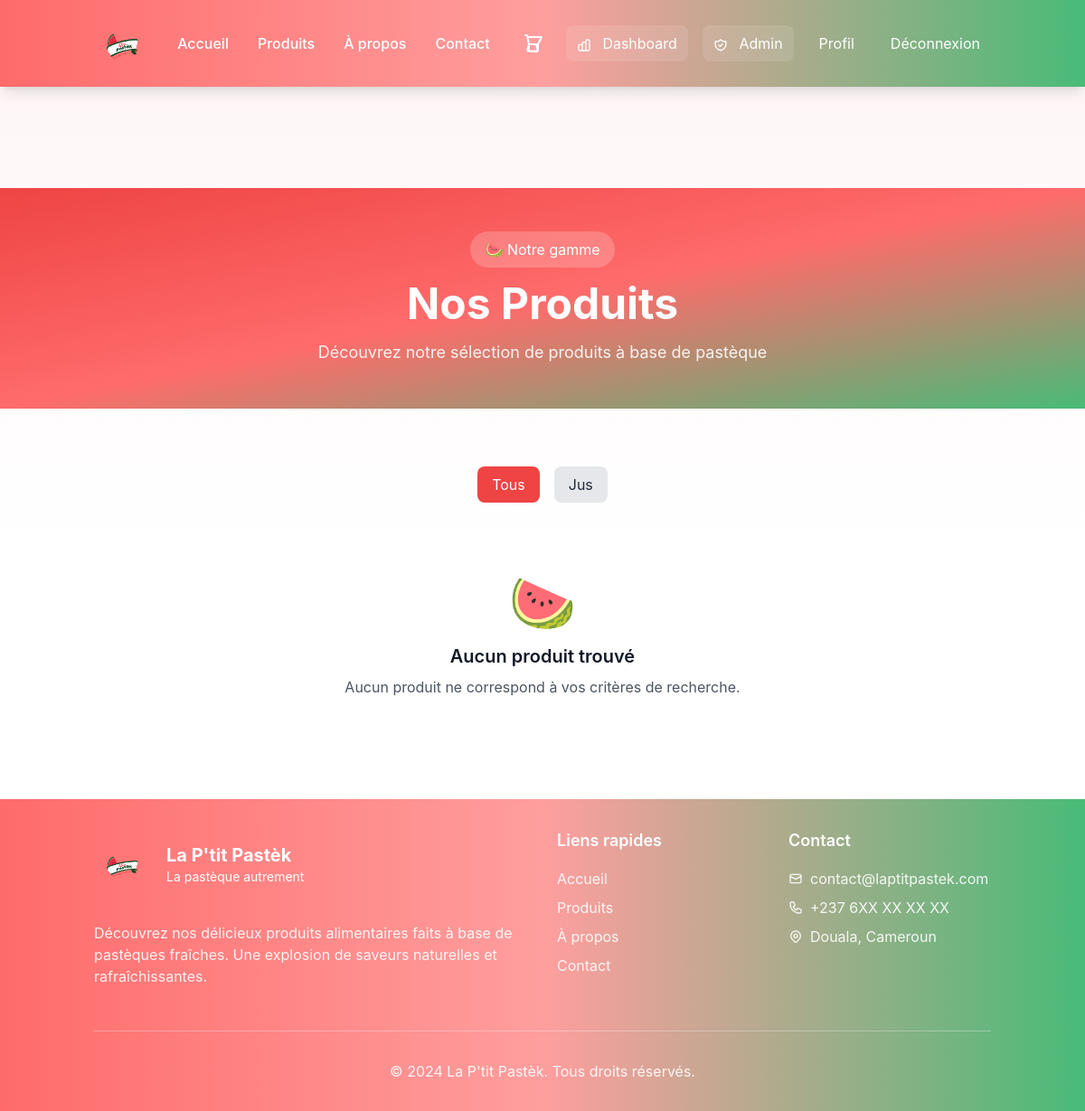
Before: /products/?category=cocktail (signed in) with the older database file.
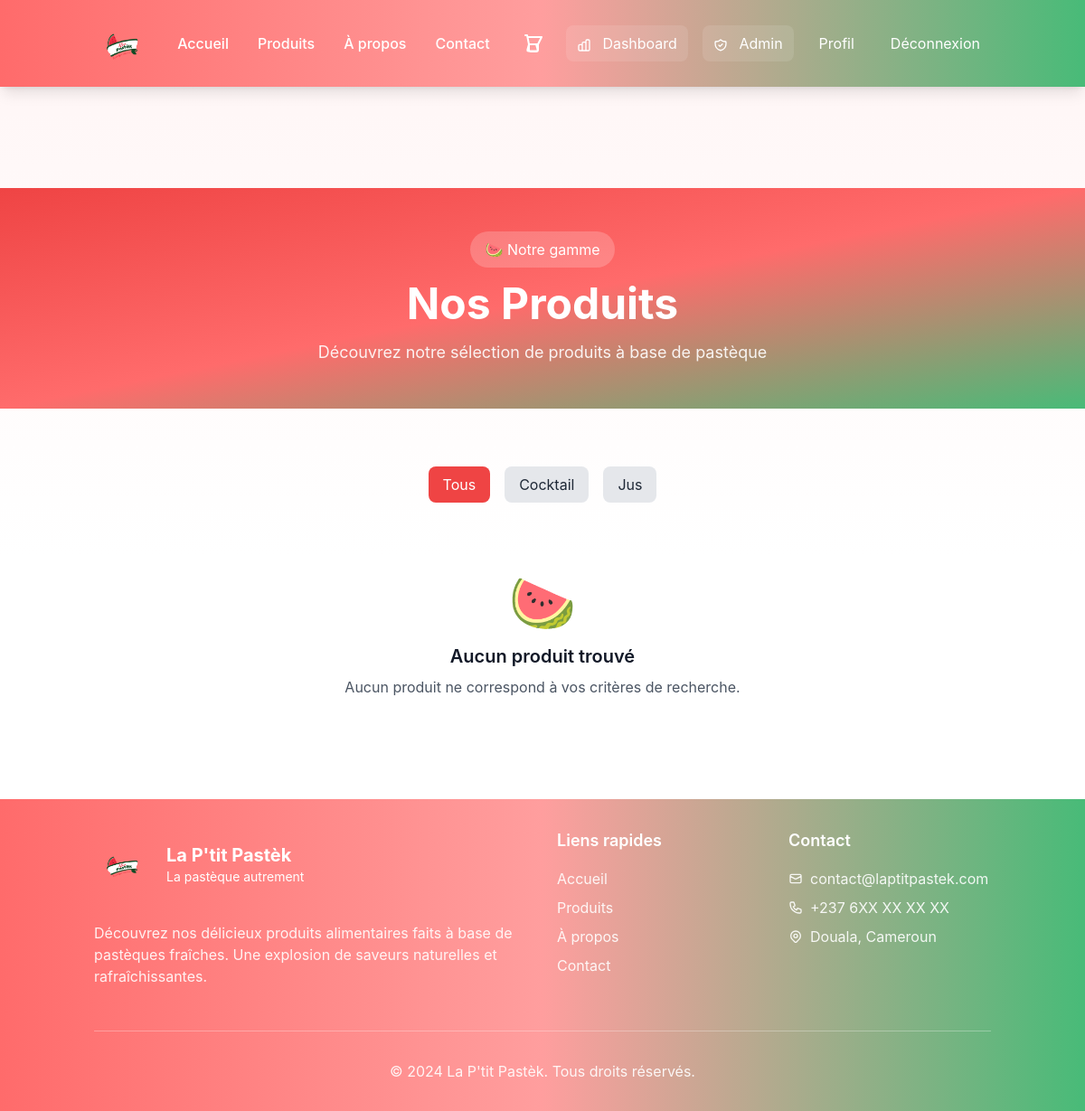
After: the same page with the newer database file.
### products/models.py (models this page shows, shortened)
class Category(models.Model):
    name = models.CharField(max_length=255)
    slug = models.SlugField(unique=True, blank=True)
    description = models.TextField(blank=True)
    image = models.ImageField(upload_to='categories/', blank=True, null=True)
    parent = models.ForeignKey('self', on_delete=models.CASCADE, null=True, blank=True, related_name='children')
    is_active = models.BooleanField(default=True)
    created_at = models.DateTimeField(auto_now_add=True)
    updated_at = models.DateTimeField(auto_now=True)
    class Meta:
        verbose_name = "Catégorie"
        verbose_name_plural = "Catégories"
        ordering = ['name']

### products/views.py (the view)
# urls.py: path('', views.ProductListView.as_view(), name='list'),
class ProductListView(ListView):
    model = Product
    template_name = 'products/list.html'
    context_object_name = 'products'
    paginate_by = 12
    def get_queryset(self):
        queryset = Product.objects.filter(is_active=True).select_related().prefetch_related('categories')
        category_slug = self.request.GET.get('category')
        if category_slug:
            queryset = queryset.filter(categories__slug=category_slug)
        search_query = self.request.GET.get('search')
        if search_query:
            queryset = queryset.filter(
                Q(name__icontains=search_query) |
                Q(description__icontains=search_query)
            )
        min_price = self.request.GET.get('min_price')
        max_price = self.request.GET.get('max_price')
        if min_price:
            queryset = queryset.filter(price__gte=min_price)
        if max_price:
            queryset = queryset.filter(price__lte=max_price)
        in_stock = self.request.GET.get('in_stock')
        if in_stock:
            queryset = queryset.filter(in_stock=True)
        sort_by = self.request.GET.get('sort', '-created_at')
        if sort_by in ['price', '-price', 'name', '-name', 'created_at', '-created_at']:
            queryset = queryset.order_by(sort_by)
        return queryset.distinct()
    def get_context_data(self, **kwargs):
        context = super().get_context_data(**kwargs)
        context['categories'] = Category.objects.filter(is_active=True, parent=None)
        context['current_category'] = self.request.GET.get('category')
        context['search_query'] = self.request.GET.get('search', '')
        return context

### cart/context_processors.py (called while the page is built)
def cart(request):
    cart = get_or_create_cart(request)
    return {
        'cart': cart,
        'cart_items_count': cart.total_items if cart else 0,
        'cart_total': cart.total_price if cart else 0,
    }

### cart/models.py (called while the page is built)
    @property
    def total_items(self):
        return sum(item.quantity for item in self.items.all())

    @property
    def total_price(self):
        return sum(item.get_total_price() for item in self.items.all())

### cart/utils.py (called while the page is built, shortened)
def get_or_create_cart(request):
    cart = None
    if request.user.is_authenticated:
        cart, created = Cart.objects.get_or_create(user=request.user)
        if not created and request.session.session_key:
            session_cart = Cart.objects.filter(session_key=request.session.session_key).first()
    else:
        if not request.session.session_key:
            request.session.create()
        cart, created = Cart.objects.get_or_create(session_key=request.session.session_key)
    return cart

### templates/products/list.html (shortened to what the changed rows need)
{% extends 'base.html' %}
{% load cart_extras %}
{% block content %}
<section class="py-8 sm:py-12 bg-gradient-to-br from-brand-primary via-watermelon-red to-watermelon-green dark:from-watermelon-red-dark dark:via-brand-primary dark:to-watermelon-green text-white">
    <div class="container mx-auto px-4">
        <div class="max-w-4xl mx-auto text-center">
            <h1 class="text-3xl sm:text-4xl md:text-5xl font-bold mb-4">
                Nos Produits
            </h1>
        </div>
    </div>
</section>
<section class="py-8 sm:py-16">
    <div class="container mx-auto px-4">
        <div class="mb-8 flex flex-wrap gap-4 justify-center">
            <a href="{% url 'products:list' %}" class="bg-brand-primary text-white px-4 py-2 rounded-lg hover:bg-watermelon-red transition-colors">
                Tous
            </a>
            {% for category in categories %}
                <a href="?category={{ category.slug }}" class="bg-gray-200 dark:bg-gray-700 text-gray-800 dark:text-gray-200 px-4 py-2 rounded-lg hover:bg-watermelon-green hover:text-white transition-colors">
                    {{ category.name }}
                </a>
            {% endfor %}
        </div>
    </div>
</section>
{% endblock %}

Changed rows visible on the page:
added Category: name "Cocktail"
